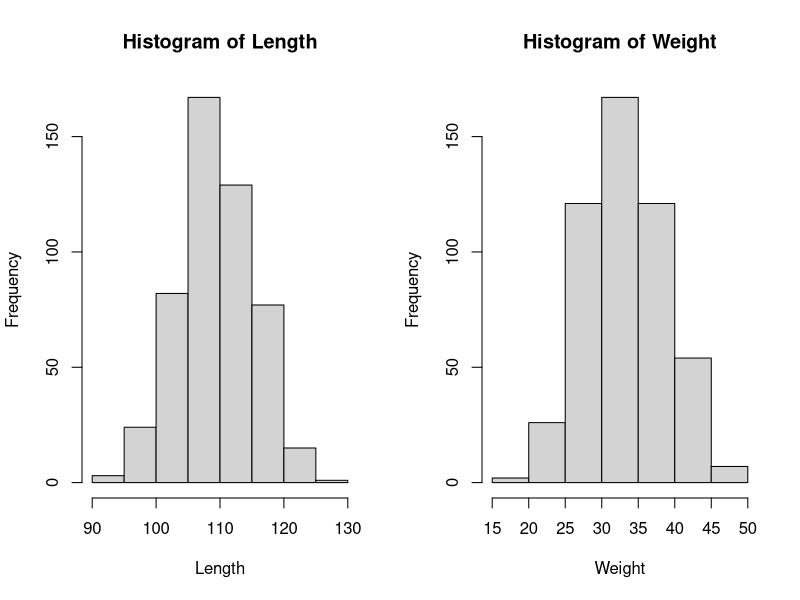
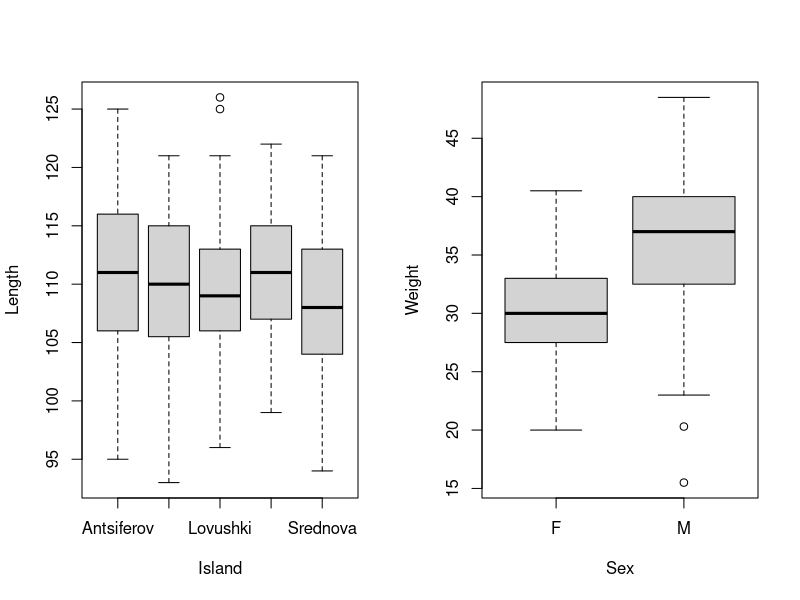
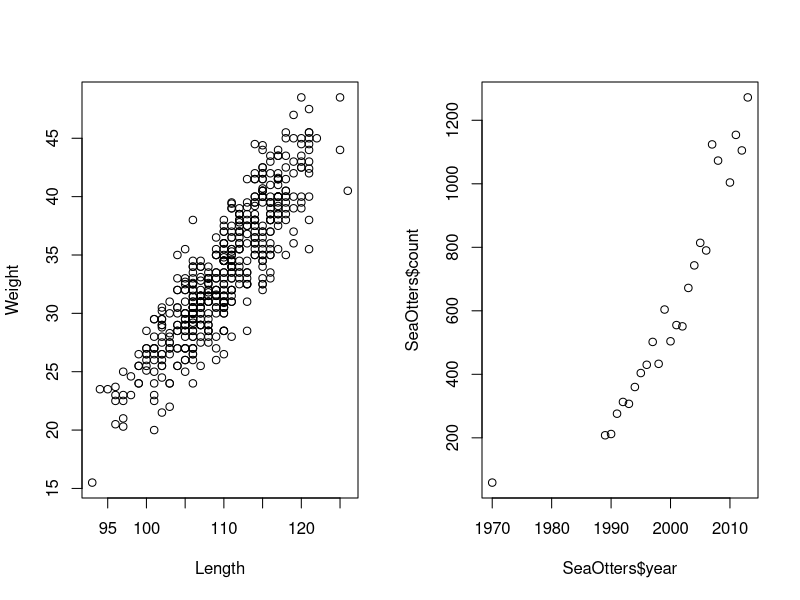
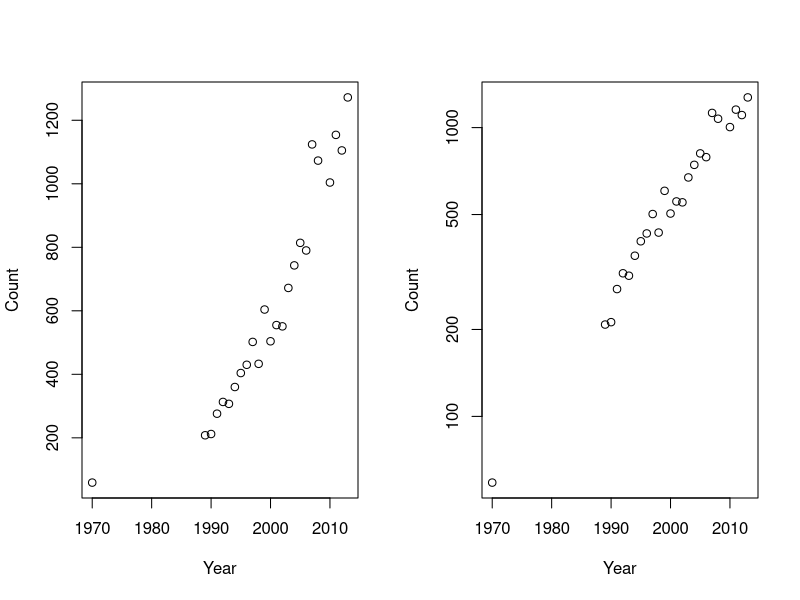
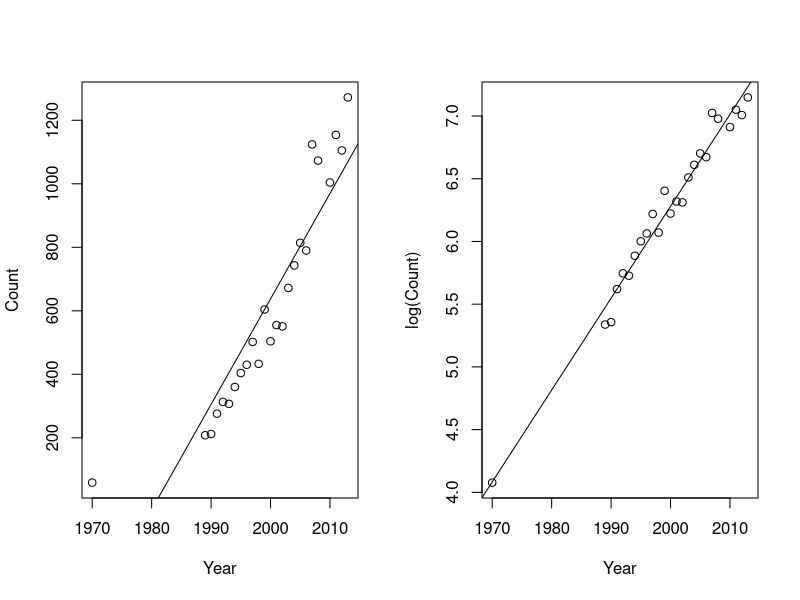
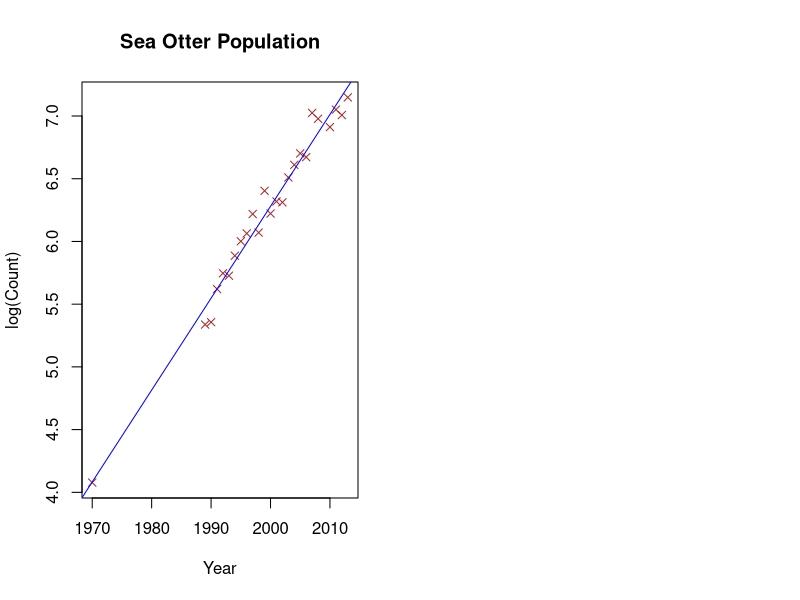
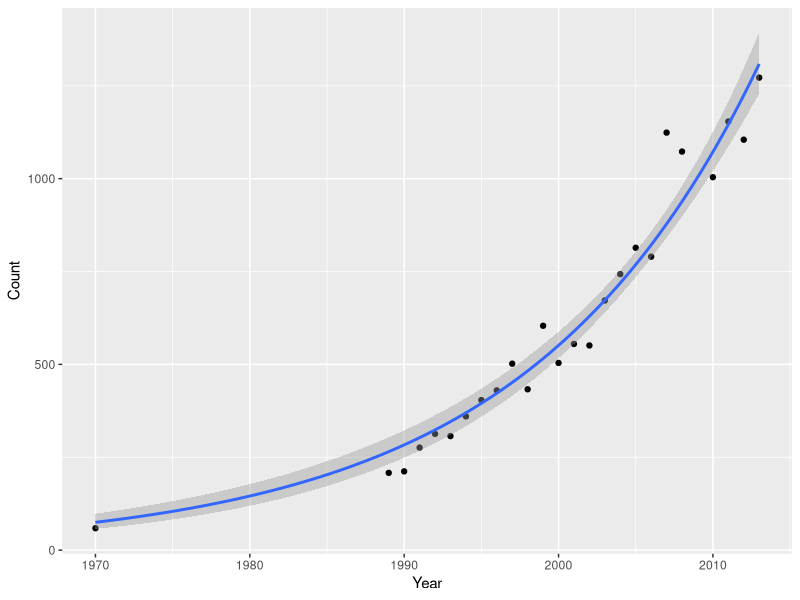

Write the R code that produced these figures, in order.
## ---- chunk 1
knitr::opts_chunk$set(echo = TRUE, 
                      warnings = FALSE, 
                      mmessage = FALSE)
## ---- chunk 2
1+2
3^6
sqrt((20-19)^2 + (19-19)^2 + (19-18)^2)/2
12345*54312
## ---- chunk 3
X <- 5  	# sets X equal to 5 
## ---- chunk 4
X
## ---- chunk 5
X*2
X^X
## ---- chunk 6
Fred <- 5
Nancy <- Fred*2
Fred + Nancy
## ---- chunk 7
X <- c(3,4,5)  	# sets X equal to the vector (3,4,5)
X
## ---- chunk 8
X + 1
X*2
X^2
((X+X^2/2)/X)^2
## ---- chunk 9
years <- 0:60
lambda <- 1.07
N0 <- 50
N0*lambda^years
## ---- chunk 10
N0*lambda^80
N0*lambda^130
## ---- chunk 11
Y <- c(1,2,3)
data.frame(X,Y)
## ---- chunk 12
mydata <- data.frame(X,Y)
## ---- chunk 13
ncol(mydata)
names(mydata)
## ---- chunk 14
mydata$X
mydata$Y
## ---- chunk 15
SeaLions <- read.csv("SeaLions.csv")
## ---- chunk 16
is(SeaLions) # tells what type of files we have
names(SeaLions) # tells us the names of all the columns
head(SeaLions) # shows the first several rows of the dataframe
## ---- chunk 17
Length <- SeaLions$Length
Weight <-SeaLions$Weight
Island <- SeaLions$Island
Sex <- SeaLions$Sex
## ---- chunk 18
range(Length) #range
median(Length) #median
mean(Length) #mean
var(Length) #variance
sd(Length) #standard deviation
## ---- chunk 19
par(mfrow = c(1,2))
hist(Length)
hist(Weight)
## ---- chunk 20
par(mfrow = c(1,2))
boxplot(Length ~ Island)
boxplot(Weight ~ Sex)
## ---- chunk 21
plot(Length, Weight)
## ---- chunk 22
SeaOtters <- read.csv("SeaOtters.csv")
## ---- chunk 23
head(SeaOtters)
## ---- chunk 24
plot(SeaOtters$year, SeaOtters$count)
## ---- chunk 25
Year <- SeaOtters$year
Count <- SeaOtters$count
## ---- chunk 26
range(Year)
quantile(Count)
## ---- chunk 27
plot(Year, Count)
## ---- chunk 28
plot(Year, Count, log = "y")
## ---- chunk 29
Model1 <- lm(Count ~ Year)
## ---- chunk 30
Model1
## ---- chunk 31
summary(Model1)
## ---- chunk 32
plot(Year, Count)
abline(Model1)
## ---- chunk 33
# plot(Model1,1)
## ---- chunk 34
Model2 <- lm(log(Count) ~ Year)
summary(Model2)
## ---- chunk 35
# r.hat <- summary(Model2)$coefficients[2,1]
# r.sd <- summary(Model2)$coefficients[2,2]
# exp(c(r.hat, r.hat-2*r.sd, r.hat+2*r.sd))
## ---- chunk 36
plot(Year, log(Count))
abline(Model2)
## ---- chunk 37
plot(Year, log(Count), main = 'Sea Otter Population', col = 'brown', pch = 4)
abline(Model2, col = "blue")
## ---- chunk 38
# plot(Model2, 1)
## ---- chunk 39
library(ggplot2)
## ---- chunk 40
ggplot(SeaOtters, aes(Year, Count)) + geom_point() + 
    stat_smooth(method = "glm", 
                method.args = list(family = gaussian(link = "log")))
